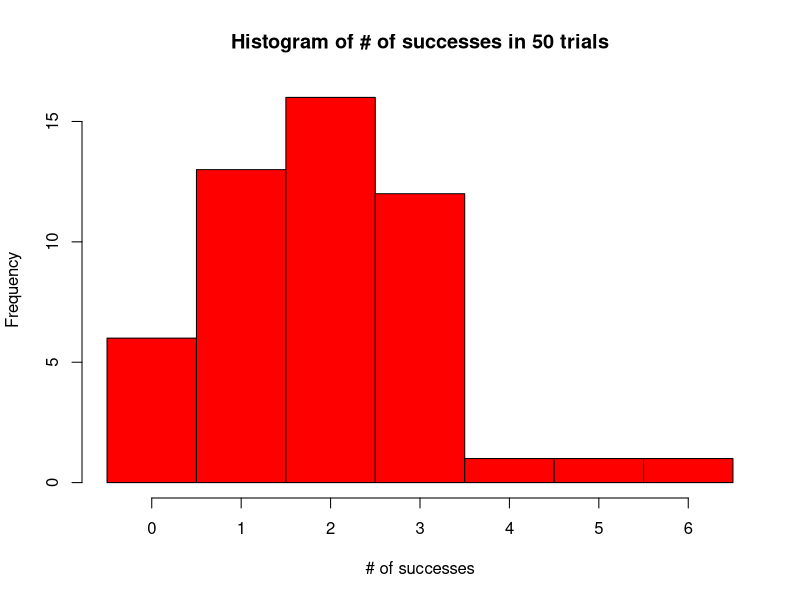
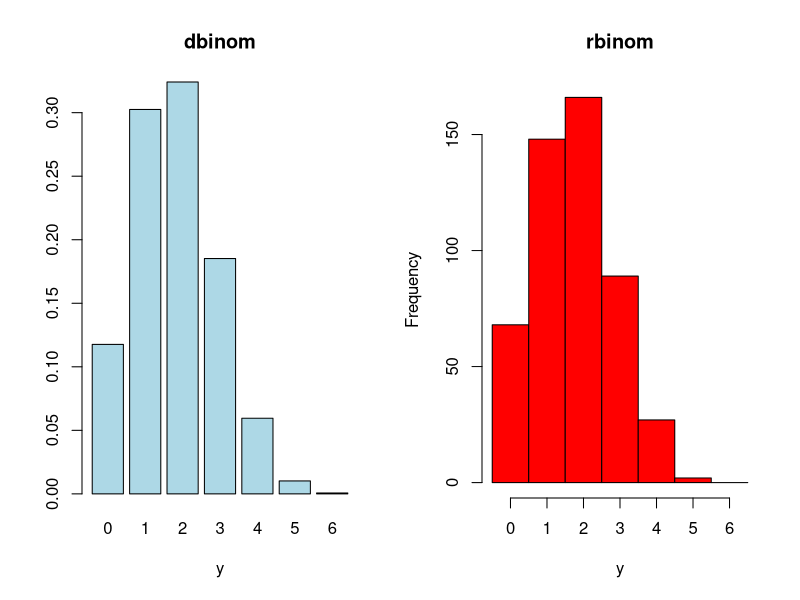

Source code (R) for these figures, in order:
    # lab 4

    # Q1)
    nBern = 50*6
    set.seed(3129)
    x = sample(c(0,1), nBern, replace = T, prob=c(0.7, 0.3))
    x = matrix(x, 50, 6) # matrix with 50 rows and 6 columns
    x

    # compute # of successes in each row
    y = apply(x, 1, sum) ## ..., 2, ... will be column sums
    y

    hist(y, breaks=seq(-0.5,6.5,1), main="Histogram of # of successes in 50 trials", xlab="# of successes", col="red")

    # Q1b)
    print(sum(y))

    # Q1c)

    # Q1d) 
    py = dbinom(0:6,6,0.3)
    y = rbinom(500, size = 6, prob = 0.3)
    par(mfrow=c(1,2))
    barplot(py, names.arg = 0:6, main="dbinom", xlab="y", col="lightblue")
    hist(y, breaks=seq(-0.5,6.5,1), main="rbinom", xlab="y", col="red")
    
    # Q2a)